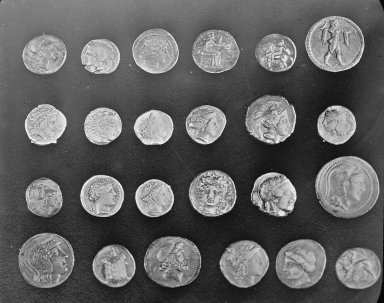
#> input picture skimage.data.coins(), 384 x 303 px
$ jupyter execute --allow-errors Skimage.ipynb   (shell and % lines are left out)
#> lines starting #> are read from the running program, lines starting #| are printed output that depends on the picture; after the words box and inside, x2 and y2 are one past the last pixel; in counts of white or black regions, pixels touching at a corner belong together
[cell 1]
#magic function para imprimir imagens no notebook
#importa biblioteca para utilizacao de graficos
import matplotlib.pyplot as plt
#importa bilbioteca para manipulação de dados
import numpy as np

[cell 2]
from skimage import data, io, filters

image = data.coins()
#> image is the input picture: shape (303, 384); min 1, max 252, mean 96.9
# ... or any other NumPy array!
edges = filters.sobel(image)
io.imshow(edges)
io.show()

[cell 3]
#ETAPA 1 - HISTOGRAMA E FILTRO DE BORDAS
from skimage import filters, data, img_as_ubyte
from skimage.data import camera
from skimage.util import compare_images
from skimage.exposure import histogram

#recupera imagem da camera, presente no Skimage
camera = camera()
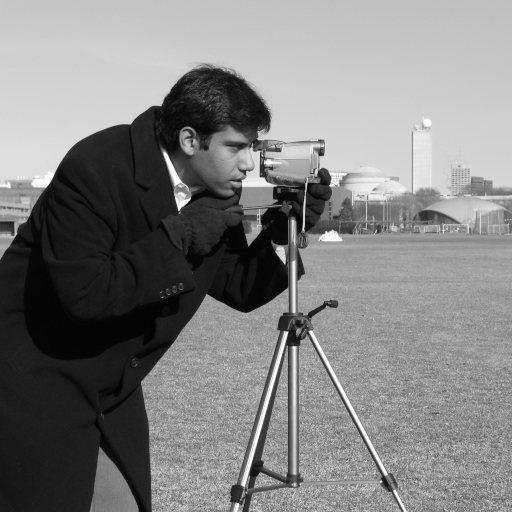
#> input picture skimage.data.camera(), 512 x 512 px
#> camera is the input picture: shape (512, 512); min 0, max 255, mean 129.1
#calcula bordas utilizando o filtro de sobel
edge_sobel = filters.sobel(camera)
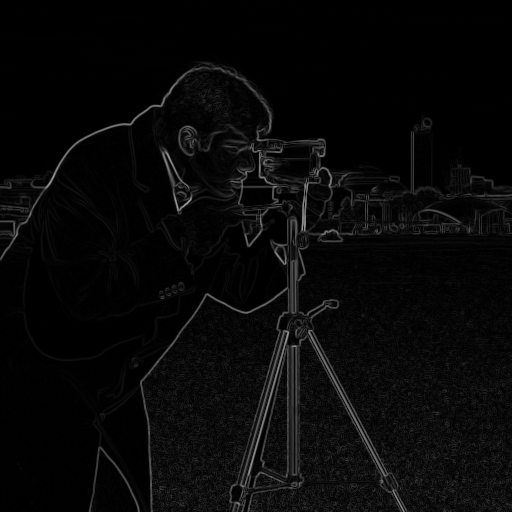
#> edge_sobel: shape (512, 512) float64; min 0, max 0.645, mean 0.0342

#calcula histograma da imagem
hist, centers = histogram(camera)
#> hist = 256 values, max 4957 at index 27, min 1 at index 0, mean 1024; centers = 256 values from 0 to 255

[cell 4]
#imprime imagens
fig, axes = plt.subplots(ncols=3, figsize=(10, 5))
axes[0].imshow(camera, cmap=plt.cm.gray)
axes[0].set_title('Original')
axes[0].axis('off')
axes[1].plot(centers, hist, lw=2)
axes[1].set_title('Histograma')
axes[2].imshow(edge_sobel, cmap=plt.cm.gray)
axes[2].set_title('Sobel')
axes[2].axis('off')
plt.tight_layout()
plt.show()
#> figure, not shown here; panel 2: curve peaks at x = 27, y = 4957

[cell 5]
#ETAPA 2 - Remoção de ruídos
#importa filtro mediana
from skimage.filters.rank import median
from skimage.morphology import disk

#adiciona ruído artificial
#cria uma matriz com números aleatórios entre 0 e 1 com o mesmo tamanho da imagem
noise = np.random.random(camera.shape)
camera_ruido = img_as_ubyte(data.camera())
#Cria ruído do tipo sal e pimenta. Caso o número aleatório naquela posição seja maior que 0.75, muda o valor do pixel da imagem original para 255. Caso seja menor que 0.25, muda pra 0.
camera_ruido[noise > 0.95] = 255
#> camera_ruido: shape (512, 512); 4.99% of pixels changed, all inside (x1, y1, x2, y2) = (0, 0, 512, 512)
camera_ruido[noise < 0.25] = 0

#aplica filtro de mediana, com um filtro circular de raio igual a 1
ruido_tratado = median(camera_ruido, disk(5))

[cell 6]
#exibe imagens
fig, axes = plt.subplots(ncols=3, figsize=(10, 10))
ax = axes.ravel()
ax[0].imshow(camera, vmin=0, vmax=255, cmap=plt.cm.gray)
ax[0].set_title('Original')
ax[1].imshow(camera_ruido, vmin=0, vmax=255, cmap=plt.cm.gray)
ax[1].set_title('Ruídos')
#disk é um filtro circular
ax[2].imshow(ruido_tratado, vmin=0, vmax=255, cmap=plt.cm.gray)
ax[2].set_title('Filtro média')
for a in ax:
    a.axis('off')
plt.tight_layout()

[cell 7]
## IMPRESSAO DE HISTOGRAMA
ruido_tratado1 = median(camera_ruido, disk(5))
hist1, centers1 = histogram(img_as_ubyte(ruido_tratado1))
#> hist1 = 248 values, max 5326 at index 24, min 1 at index 236, mean 1057; centers1 = 248 values from 3 to 250

ruido_tratado2 = median(camera_ruido, disk(200))
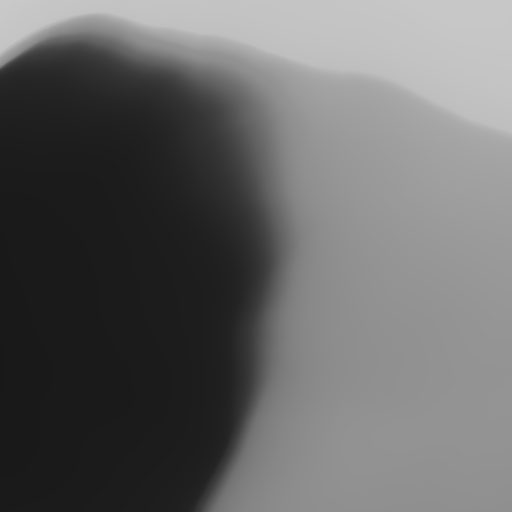
#> ruido_tratado2: shape (512, 512); min 24, max 202, mean 102.1
hist2, centers2 = histogram(img_as_ubyte(ruido_tratado2))
#> hist2 = 179 values, max 21436 at index 2, min 3 at index 178, mean 1464.5; centers2 = 179 values from 24 to 202

ruido_tratado3 = median(camera_ruido, disk(500))
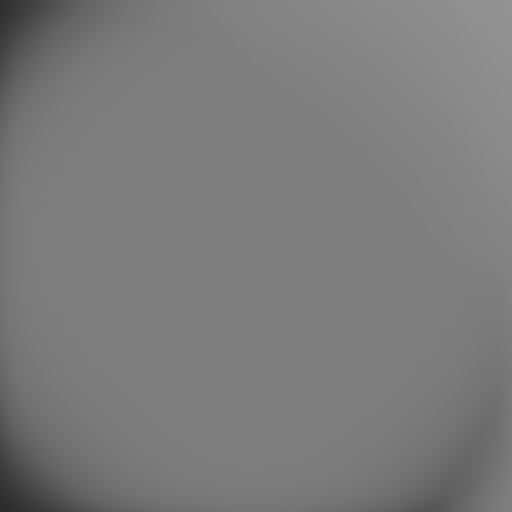
#> ruido_tratado3: shape (512, 512); min 41, max 146, mean 123.6
hist3, centers3 = histogram(img_as_ubyte(ruido_tratado3))
#> hist3 = 106 values, max 109184 at index 86, min 1 at index 0, mean 2473.1; centers3 = 106 values from 41 to 146


fig, axes = plt.subplots(ncols=2, figsize=(10, 10))
ax = axes.ravel()
ax[0].imshow(ruido_tratado1, vmin=0, vmax=255, cmap=plt.cm.gray)
ax[0].set_title('Original')
axes[1].plot(centers1, hist1, lw=2)
axes[1].set_title('Histograma')
plt.tight_layout()
#> figure, not shown here; panel 2: curve peaks at x = 27, y = 5326

[cell 8]
#ETAPA 3
from skimage import io, color
from skimage.feature import canny
from skimage.transform import hough_circle, hough_circle_peaks
from skimage.draw import circle_perimeter
from skimage.morphology import dilation, square, erosion
#importa scipy, biblioteca muito utilizada para manipulação de dados e estatística
from scipy import ndimage as ndi
from skimage.feature import canny

#Obtém a imagem de um gato
gato = data.chelsea()
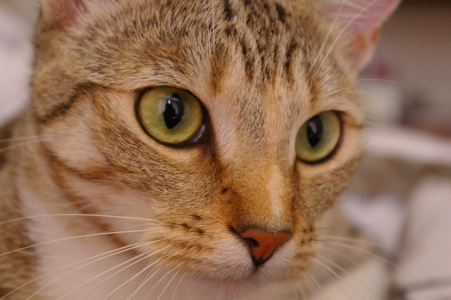
#> input picture skimage.data.chelsea(), 451 x 300 px
#> gato is the input picture: shape (300, 451, 3); mean R, G, B 147.7, 111.4, 86.8
#Transforma a imagem para tom de cinza
gato_gray = color.rgb2gray(gato)

#Imprime a imagem original do gato e sua representação em tom de cinza. Perceba que a imagem colorida possui 3 canais
print(gato.shape, gato_gray.shape)
#| (300, 451, 3) (300, 451)

[cell 9]
#imprime imagens
fig, axes = plt.subplots(ncols=2, figsize=(10, 5))
axes[0].imshow(gato, cmap=plt.cm.gray)
axes[0].axis('off')
axes[1].imshow(gato_gray, cmap=plt.cm.gray)
axes[1].axis('off')
plt.tight_layout()
plt.show()

#Obtém a imagem de uma célula
celula = data.cell()
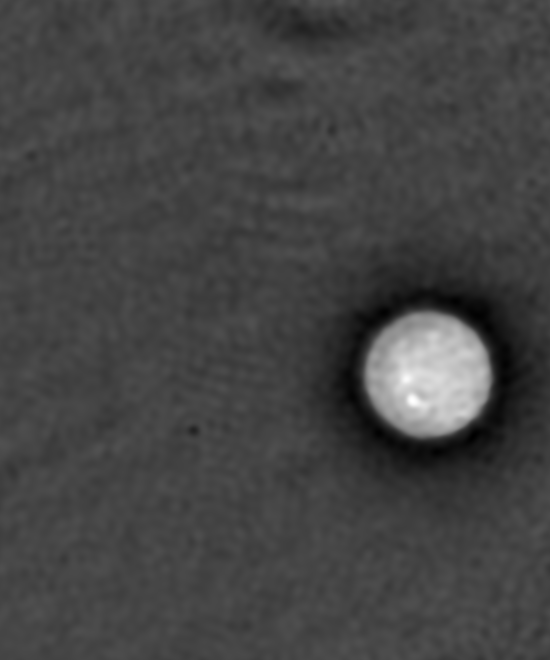
#> input picture skimage.data.cell(), 550 x 660 px
#> celula is the input picture: shape (660, 550); min 0, max 255, mean 68
#Realiza a detecção de obrdas nessa imagem, utilizando o filtro de canny.
#Esse filtro deve ser aplicado em uma imagem em tom de cinza.
bordas = canny(celula)
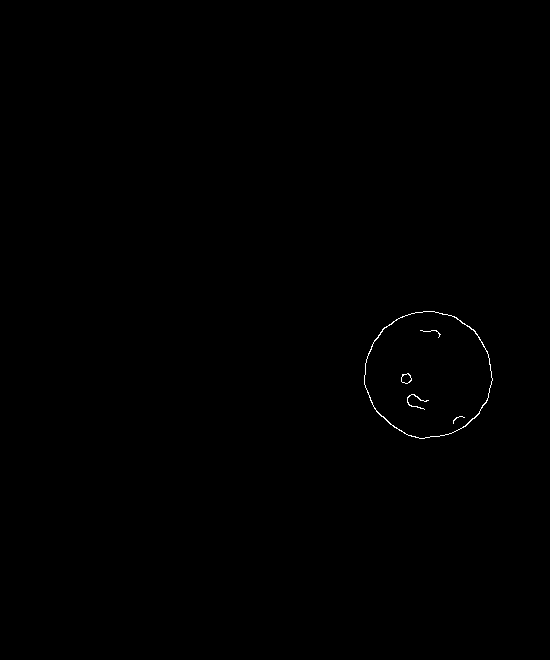
#> bordas: shape (660, 550) bool; 0.16% white in thin lines or dots, all inside (x1, y1, x2, y2) = (364, 311, 493, 439)

#imprime imagens
fig, axes = plt.subplots(ncols=2, figsize=(10, 5))
axes[0].imshow(celula, cmap=plt.cm.gray)
axes[0].axis('off')
axes[1].imshow(bordas, cmap=plt.cm.gray)
axes[1].axis('off')
plt.tight_layout()
plt.show()

[cell 10]
#Realiza a diltação da imagem, operação que aumenta as regiões brancas em uma imagem binarizada.
dilatacao = dilation(bordas, square(5))
#> dilatacao: shape (660, 550) bool; 0.91% white; 4 white regions, box (x1, y1, x2, y2) and area: (362, 309, 495, 441) 2607, (405, 392, 431, 412) 324, (399, 371, 414, 386) 189, (418, 328, 443, 340) 170

[cell 11]
#Realiza a erosão da imagem, operação que aumenta as regiões pretas em uma imagem binarizada.
erosao = erosion(dilatacao, square(5))

[cell 12]
#Preenche as regiões demarcadas na imagem, a partir da imagem dilatada, obtendo uma imagem segmentada
regioes = ndi.binary_fill_holes(dilatacao)
#> regioes: shape (660, 550) bool; 3.8% white; 1 white region, box (x1, y1, x2, y2) and area: (362, 309, 495, 441) 13744

[cell 13]
#imprime imagens
fig, axes = plt.subplots(ncols=4, figsize=(10, 5))
axes[0].imshow(dilatacao, cmap=plt.cm.gray)
axes[0].axis('off')
axes[1].imshow(erosao, cmap=plt.cm.gray)
axes[1].axis('off')
axes[2].imshow(regioes, cmap=plt.cm.gray)
axes[2].axis('off')
axes[3].imshow(celula, cmap=plt.cm.gray)
#Adiciona contorno na imagem original a partir do que está identificado na imagem segmentada
axes[3].contour(regioes, linewidths=2, colors='red')
axes[3].axis('off')
plt.tight_layout()
plt.show()
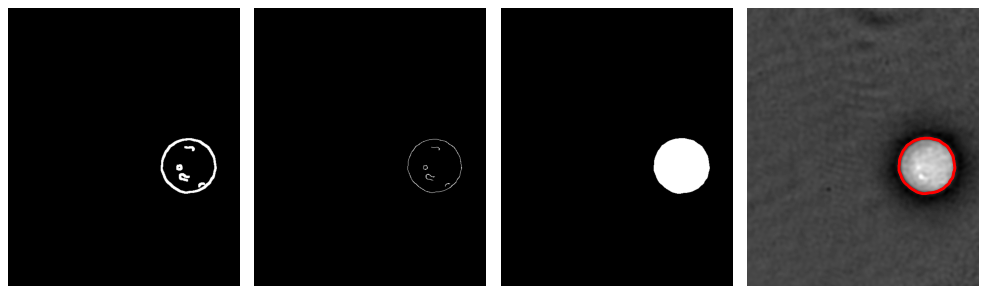
#> figure drawn by matplotlib, 4 panels

[cell 14]
moedas = io.imread('https://i.ibb.co/hVxB5Mx/moedas.jpg')
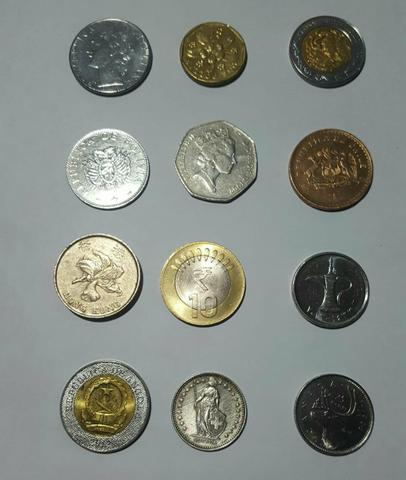
#> input picture Imagens/moedas.jpg, 406 x 480 px, found by its file name
#> moedas is the input picture: shape (480, 406, 3); mean R, G, B 132.6, 137.8, 131.2
moedas_gray = color.rgb2gray(moedas)

#imprime imagens
fig, axes = plt.subplots(ncols=2, figsize=(10, 5))
axes[0].imshow(moedas, cmap=plt.cm.gray)
axes[0].axis('off')
axes[1].imshow(moedas_gray, cmap=plt.cm.gray)
axes[1].axis('off')
plt.tight_layout()
plt.show()

[cell 15]
#Imprime a imagem original do gato e sua representação em tom de cinza. Perceba que a imagem colorida possui 3 canais
print(moedas.shape, moedas_gray.shape)
#| (480, 406, 3) (480, 406)

#imprime imagens
fig, axes = plt.subplots(ncols=2, figsize=(10, 5))
axes[0].imshow(moedas, cmap=plt.cm.gray)
axes[0].axis('off')
axes[1].imshow(moedas_gray, cmap=plt.cm.gray)
axes[1].axis('off')
plt.tight_layout()
plt.show()

#Obtém a imagem de uma célula
celula = moedas_gray
#Realiza a detecção de bordas nessa imagem, utilizando o filtro de canny.
#Esse filtro deve ser aplicado em uma imagem em tom de cinza.
bordas = canny(moedas_gray)
#> bordas: shape (480, 406) bool; 9% white in thin lines or dots, all inside (x1, y1, x2, y2) = (54, 15, 375, 457)

#imprime imagens
fig, axes = plt.subplots(ncols=2, figsize=(10, 5))
axes[0].imshow(celula, cmap=plt.cm.gray)
axes[0].axis('off')
axes[0].set_title('Cinza')
axes[1].imshow(bordas, cmap=plt.cm.gray)
axes[1].axis('off')
axes[1].set_title('bordas')
plt.tight_layout()
plt.show()

#Realiza a dilatação da imagem, operação que aumenta as regiões brancas em uma imagem binarizada.
dilatacao = dilation(bordas, square(2))
#> dilatacao: shape (480, 406) bool; 19.4% white in thin lines or dots, all inside (x1, y1, x2, y2) = (53, 14, 375, 457)

#Preenche as regiões demarcadas na imagem, a partir da imagem dilatada, obtendo uma imagem segmentada
regioes = ndi.binary_fill_holes(dilatacao)
#> regioes: shape (480, 406) bool; 34.2% white; 12 white regions, largest, box (x1, y1, x2, y2) and area: (58, 359, 152, 455) 7113, (53, 231, 144, 323) 6473, (160, 240, 247, 328) 6061

#Realiza a erosão da imagem, operação que aumenta as regiões pretas em uma imagem binarizada.
erosao = erosion(regioes, square(5))
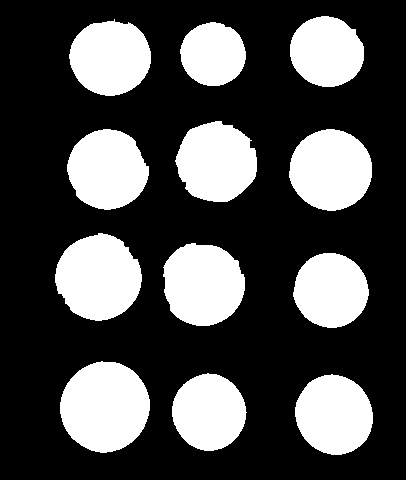
#> erosao: shape (480, 406) bool; 30.1% white; 12 white regions, largest, box (x1, y1, x2, y2) and area: (60, 361, 150, 453) 6366, (55, 233, 142, 321) 5736, (163, 243, 245, 326) 5346


#imprime imagens
fig, axes = plt.subplots(ncols=4, figsize=(10, 5))
axes[0].imshow(dilatacao, cmap=plt.cm.gray)
axes[0].axis('off')
axes[0].set_title('dilatacao')
axes[1].imshow(regioes, cmap=plt.cm.gray)
axes[1].axis('off')
axes[1].set_title('regioes')
axes[2].imshow(erosao, cmap=plt.cm.gray)
axes[2].axis('off')
axes[2].set_title('erosao')
#> (the rest of this cell did not finish here and is left out)
